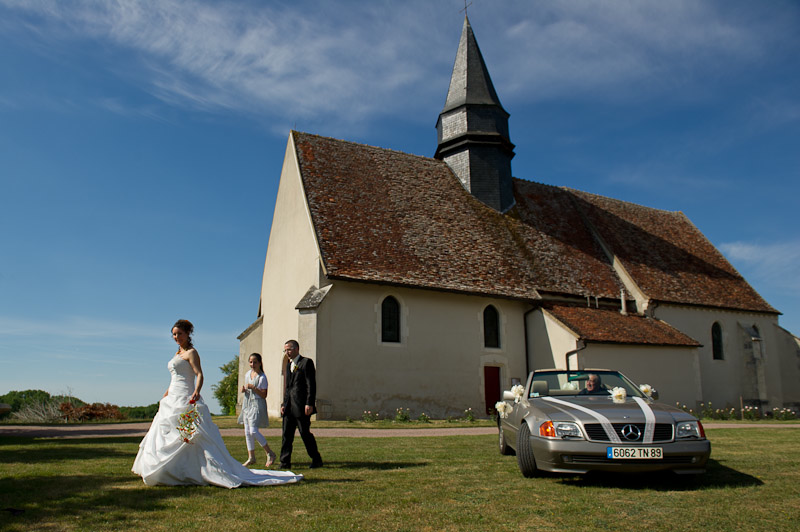
#> input picture Input/DSC_0579.png, 800 x 532 px
$ python -i nprHelper.py   (imports and definitions only)
#> lines starting #> are read from the running program, lines starting #| are printed output that depends on the picture; after the words box and inside, x2 and y2 are one past the last pixel; in counts of white or black regions, pixels touching at a corner belong together
#> further down, picture is the input picture: shape (532, 800, 3); mean B, G, R 104.5, 98.6, 84.6
import imageIO
from imageIO import *
#import a2
#from a2 import *
import numpy
from numpy import *
import scipy
from scipy import signal
from scipy import ndimage
#import a7help
#reload(a7help)
#from a7help import *
import random as rnd
import math

#Helpful functions for you to use at your own risk! They are probably correct for the most part though...

Sobel=array([[-1, 0, 1], [-2, 0, 2], [-1, 0, 1]])

# [14 lines left out: functions imageFrom1Channel, sharpnessMap, not called in this run]

def computeTensor(im, sigmaG=1, factor=4, debug=False):
#> called with sigmaG = 1, factor = 4, debug = False
    L=dot(im, array([0.3, 0.6, 0.1]))
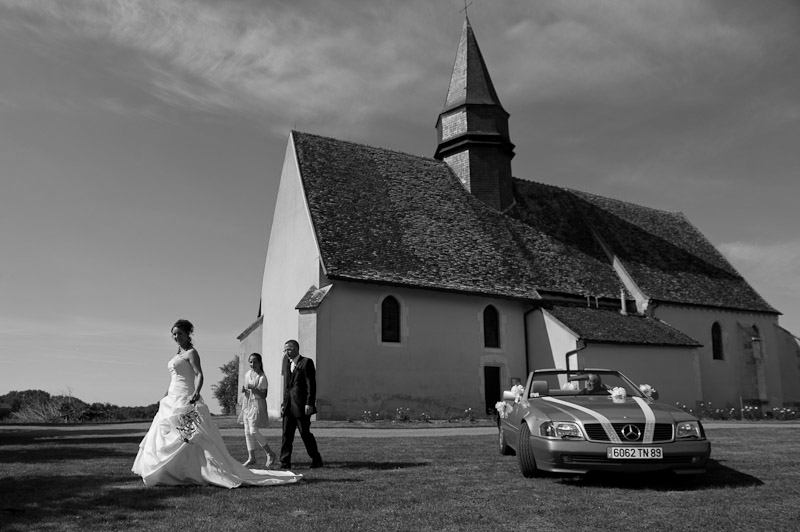
#> L: shape (532, 800) float64; min 0, max 254.9, mean 99
    L=L**0.5
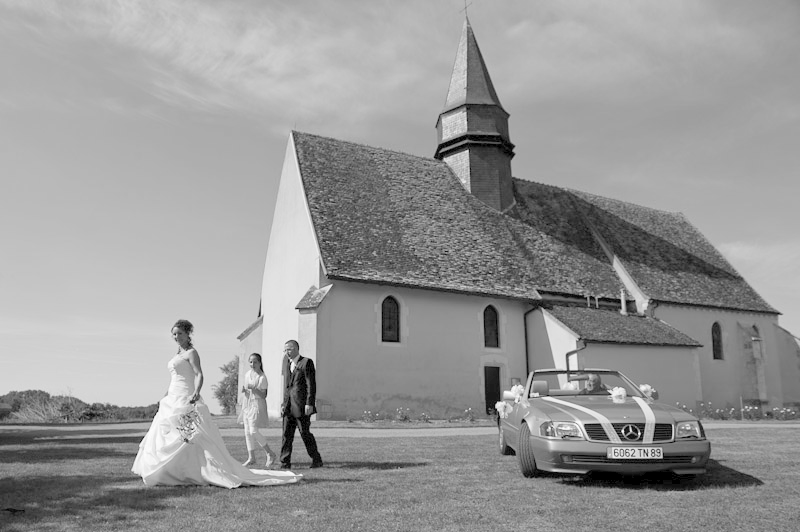
#> L: shape (532, 800) float64; min 0, max 15.97, mean 9.55; drawn with min black and max white
    L=ndimage.filters.gaussian_filter(L, sigmaG)
    gx=signal.convolve(L, Sobel, mode='same')
    gy=signal.convolve(L, Sobel.T, mode='same')
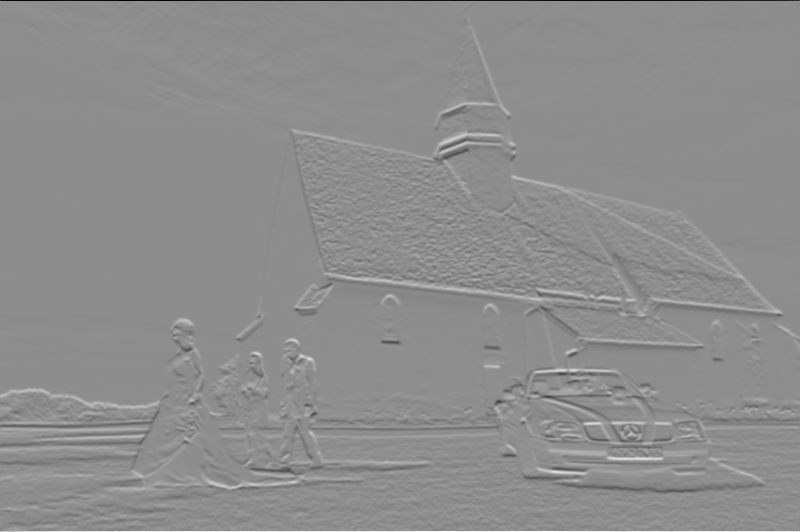
#> gy: shape (532, 800) float64; min -50.7, max 40.51, mean 0; drawn with min black and max white

    h, w=im.shape[0], im.shape[1]
#> h = 532; w = 800

    gx[:, 0:2]=0
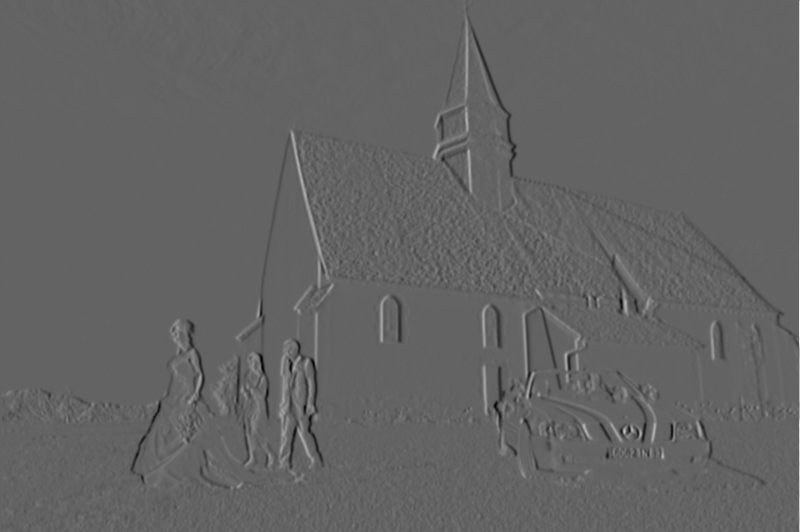
#> gx: shape (532, 800) float64; min -31.76, max 49.39, mean 0.1; drawn with min black and max white
    gy[0:2, :]=0
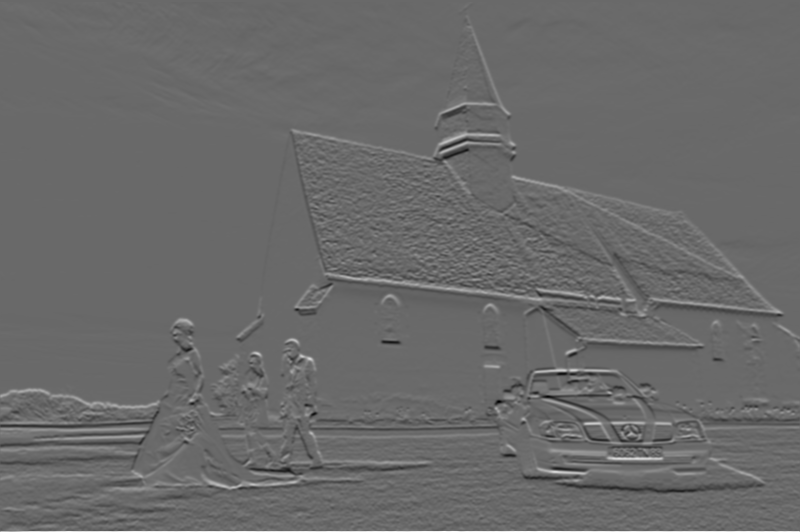
#> gy: shape (532, 800) float64; 0.38% of pixels changed, all inside (x1, y1, x2, y2) = (0, 0, 800, 2); drawn with min black and max white
    gx[:, w-2:w]=0
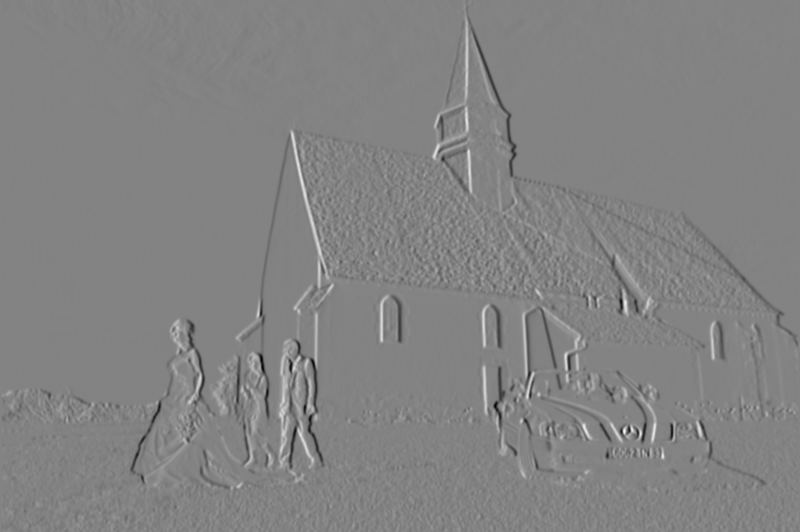
#> gx: shape (532, 800) float64; 0.25% of pixels changed, all inside (x1, y1, x2, y2) = (798, 0, 800, 532); drawn with min black and max white
    gy[h-2:h, :]=0
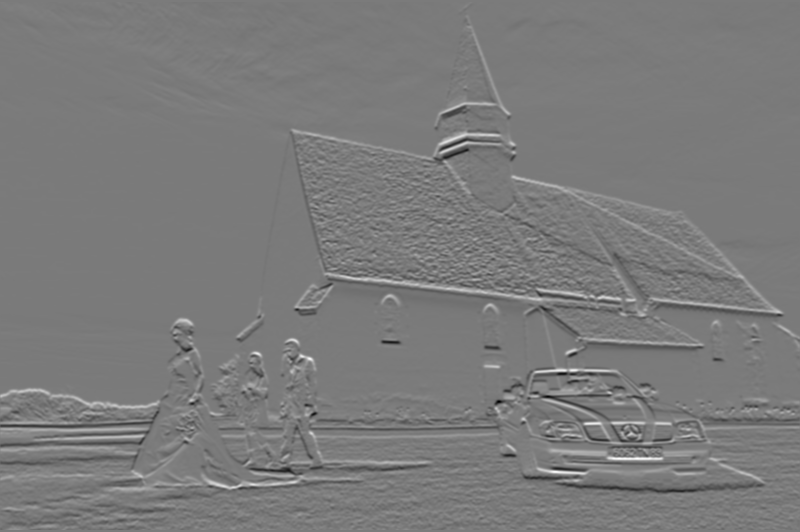
#> gy: shape (532, 800) float64; 0.38% of pixels changed, all inside (x1, y1, x2, y2) = (0, 530, 800, 532); drawn with min black and max white

    out = empty([L.shape[0], L.shape[1], 2, 2])

    out[:, :, 0, 0]=gy*gy
    out[:, :, 0, 1]=gy*gx
    out[:, :, 1, 0]=gy*gx
    out[:, :, 1, 1]=gx*gx

    out=ndimage.filters.gaussian_filter(out, [sigmaG*factor, sigmaG*factor, 0, 0])
    return out

# [54 lines left out: functions eigenVec, scaleImage, rotateImage, rotateBrushes, BW, gfilter3, not called in this run]

##def computeTensor(im, sigmaG=1, factorSigma=4):
##  # rgb to lumin
##  l=ndimage.filters.gaussian_filter(BW(im), sigmaG)
##
##
##  # Compute Ix^2, Iy^2, IxIy
##  Sobel=array([[-1, 0, 1], [-2, 0, 2], [-1, 0, 1]])
##  im_x=ndimage.filters.convolve(l, Sobel, mode='reflect')
##  im_y=ndimage.filters.convolve(l, Sobel.transpose(), mode='reflect')
##
##  # Pack components
##  im_out=dstack([im_x**2, im_x*im_y, im_y**2])
##  im_out=gfilter3(im_out, sigmaG*factorSigma)
##  return im_out

>>> import cv2
>>> picture = cv2.imread('Input/DSC_0579.png')
>>> result = computeTensor(picture)

$ run again, on Input/DSC_8268.png
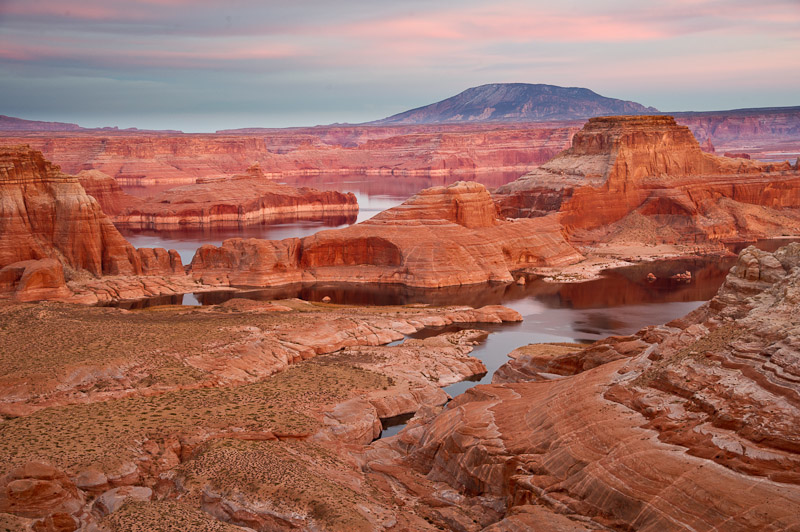
#> input picture Input/DSC_8268.png, 800 x 532 px
#> picture is the input picture: shape (532, 800, 3); mean B, G, R 94.4, 107.6, 161.5
#> in computeTensor, `gy[0:2, :]=0`:
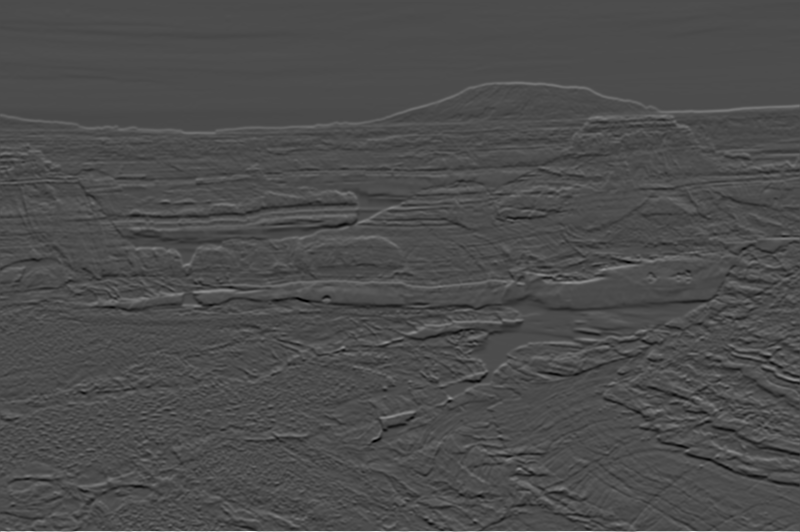
#> gy: shape (532, 800) float64; min -19.88, max 46.42, mean 0.1; drawn with min black and max white
#> in computeTensor, `gy[h-2:h, :]=0`:
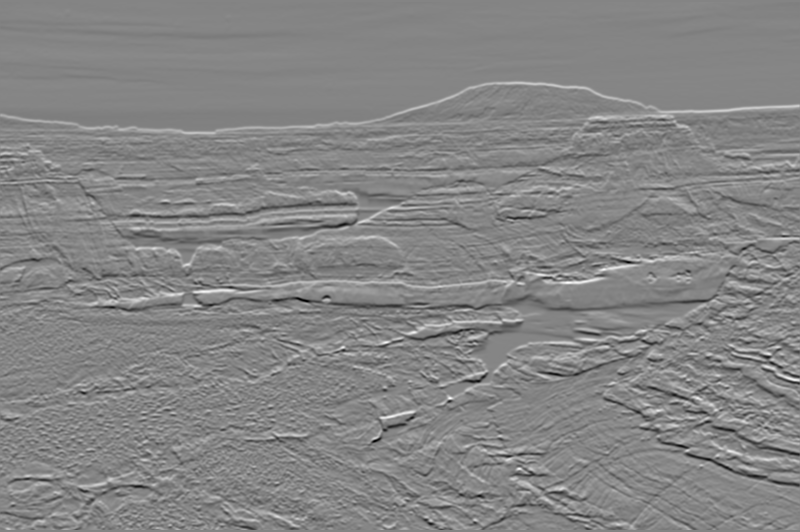
#> gy: shape (532, 800) float64; 0.38% of pixels changed, all inside (x1, y1, x2, y2) = (0, 530, 800, 532); drawn with min black and max white

$ run again, on Input/DSC_8394.png
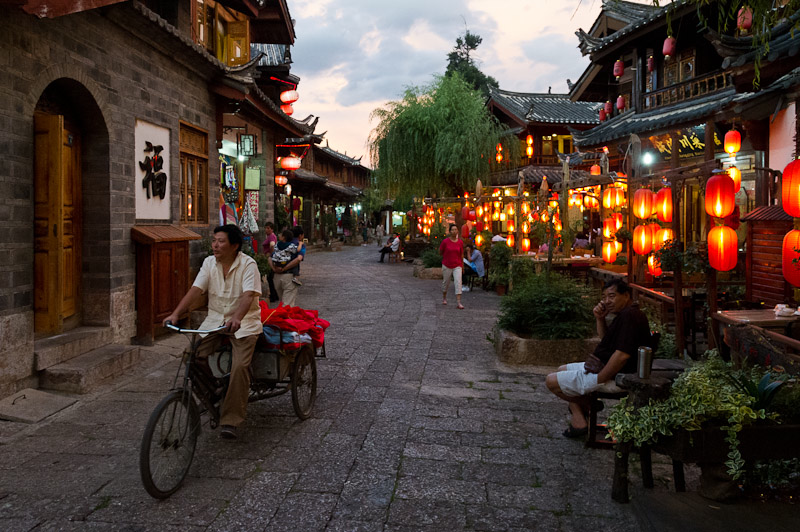
#> input picture Input/DSC_8394.png, 800 x 532 px
#> picture is the input picture: shape (532, 800, 3); mean B, G, R 52.8, 61, 75.7
#> in computeTensor, `L=L**0.5`:
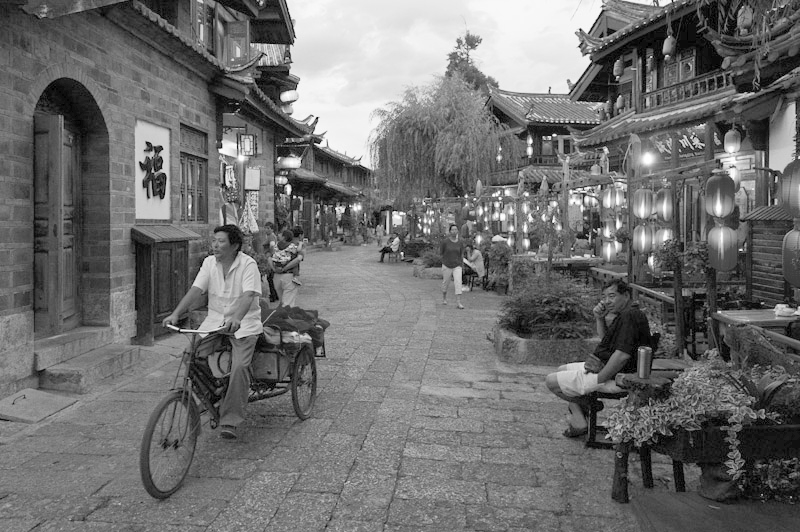
#> L: shape (532, 800) float64; min 0, max 15.97, mean 6.96; drawn with min black and max white
#> in computeTensor, `gy[0:2, :]=0`:
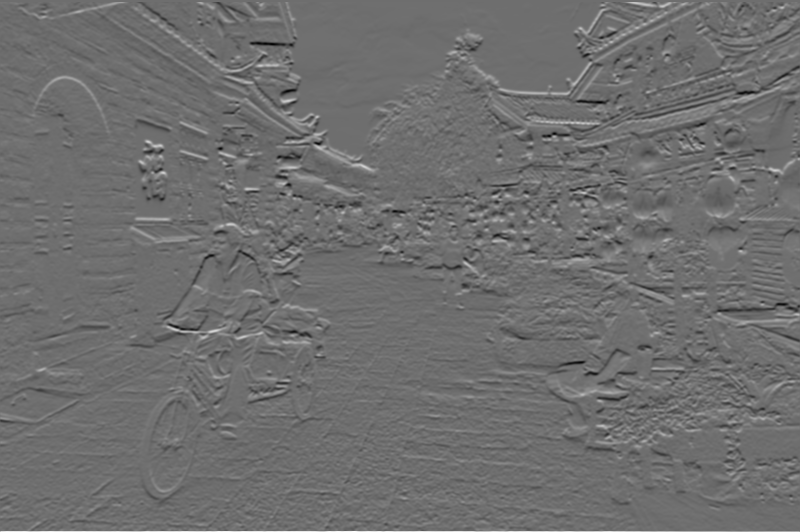
#> gy: shape (532, 800) float64; min -29.91, max 39.01, mean 0.1; drawn with min black and max white

$ run again, on Input/archie.png
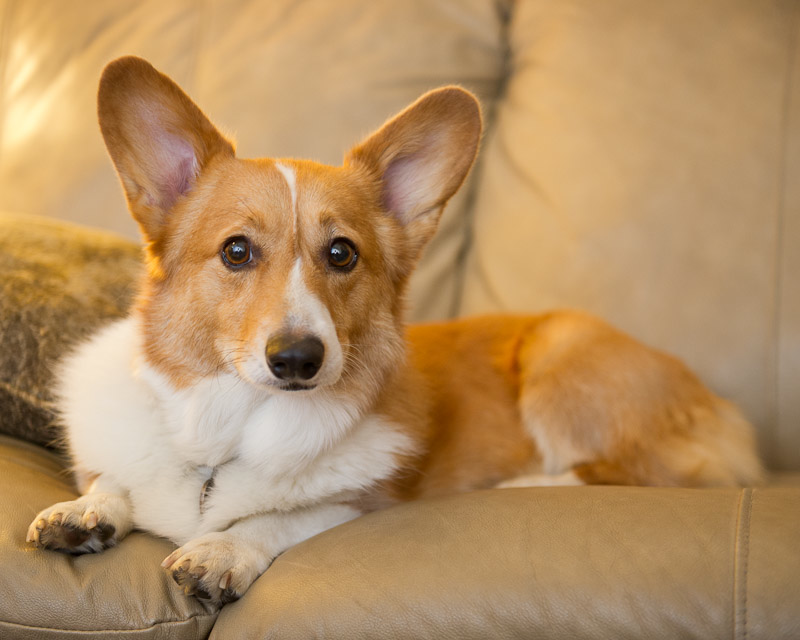
#> input picture Input/archie.png, 800 x 640 px
#> picture is the input picture: shape (640, 800, 3); mean B, G, R 99.2, 143.2, 180.3
#> in computeTensor, `gy[h-2:h, :]=0`:
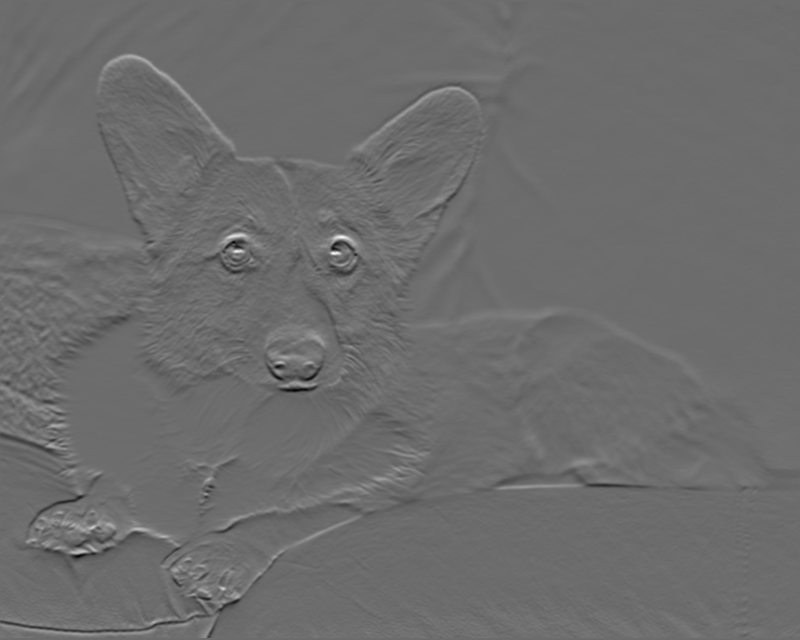
#> gy: shape (640, 800) float64; min -16.1, max 21.63, mean 0; drawn with min black and max white
